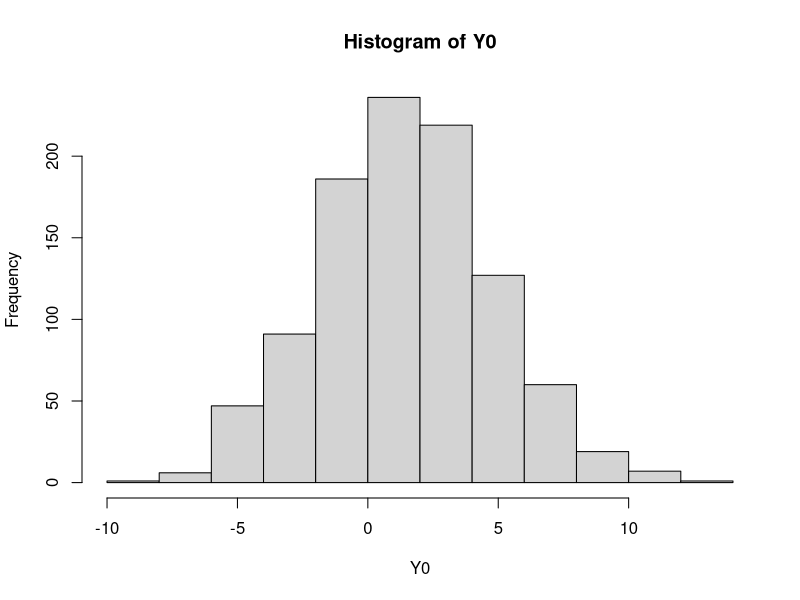
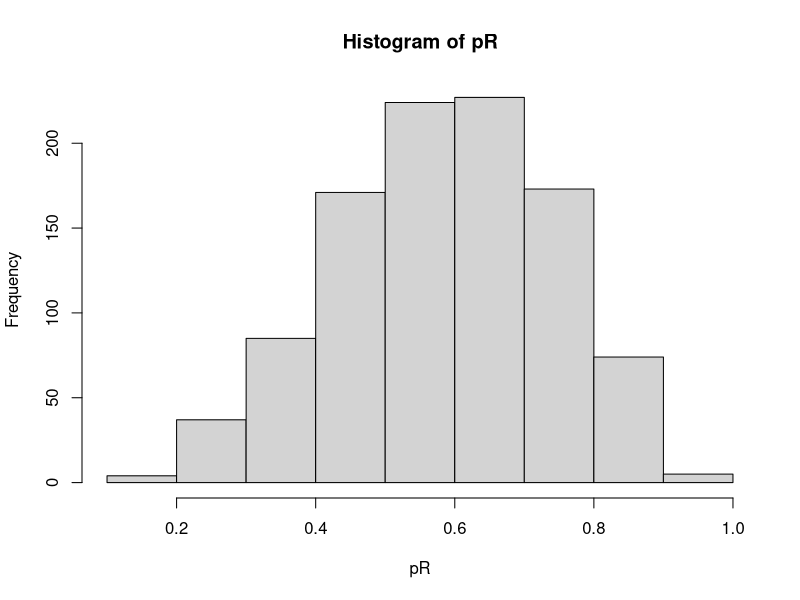
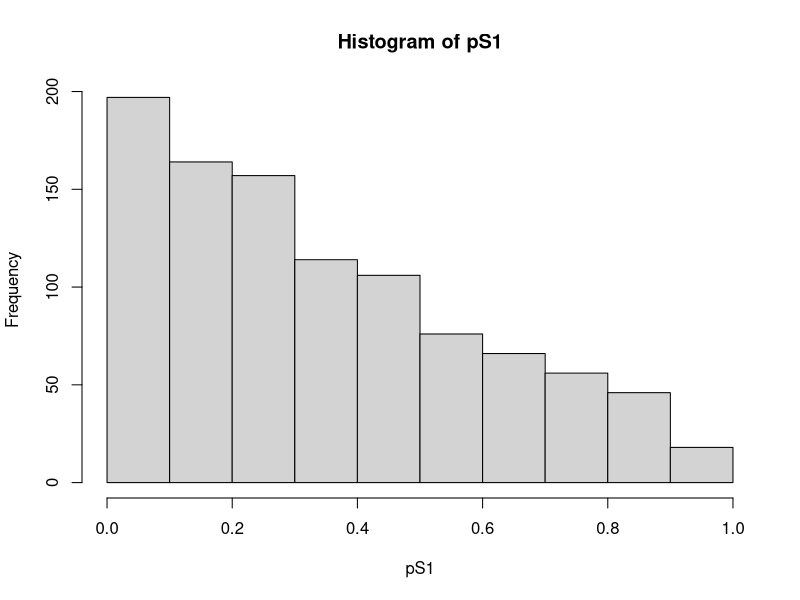

These figures' R source, in order: (Note: this script raises an error after producing the figures.)
# Test generation of Y_t data
# Y_t is Markov
library(dplyr)

# Baseline covariates
N <- 1000
X <- MASS::mvrnorm(N, c(0,0), matrix(c(2, 1, 1, 3), 2, 2))
X <- cbind(X, rbinom(N, 1, 0.5))

# Baseline
eta0 <- c(2, -1, 3) # random
Y0 <- X %*% eta0 + rnorm(N)
hist(Y0)

# First-stage
A1 <- rbinom(N, 1, 0.5)

# Response
eta1 <- c(0.2, -0.2, 0.3, 0.1, 0.2) # log-odds scale
pR <- plogis(cbind(X, Y0, A1) %*% eta1)
hist(pR)
mean(pR)
R <- rbinom(N, 1, pR)

# Adherence
eta2 <- c(-0.3, 0.1, -0.3, -0.3, -0.2, -0.4) # logit scale
lS1 <- cbind(X, Y0, A1, R) %*% eta2 # log-odds
pS1 <- plogis(lS1) #convert to probabilities
S1 <- rbinom(N, 1, pS1) # sample
hist(pS1)
mean(pS1)

# Time to Non-response
times = c(2,4,8)
eta3 <- c(intercept = -1, -0.2, 0.1, 0.1, -0.3, -0.2, t = -0.2) # logit scale
# Make person period dataframe
M <- cbind(1, X, Y0, A1)

lhaz <- cbind(1, X, Y0, A1) %*% eta3 #log-hazards, time-invariant
haz <- plogis(lhaz)
hist(haz)
et <- eventTime(c(2,4,8), haz)
hist(et)


eventTime <- function(times, hazard) {
  # Generate conditional draws for probability of failure in time periods
  # This assumes constant hazard!
  # Would need to loop person-period dataset
  n <- length(hazard)
  ET <- rep_len(0, n) # zero indicates no event-time
  for (i in times) {
    d <- runif(n) < hazard
    ET[ET == 0 & d == 1] = i # event in interval and survived until interval
  }
  return(ET)
}
